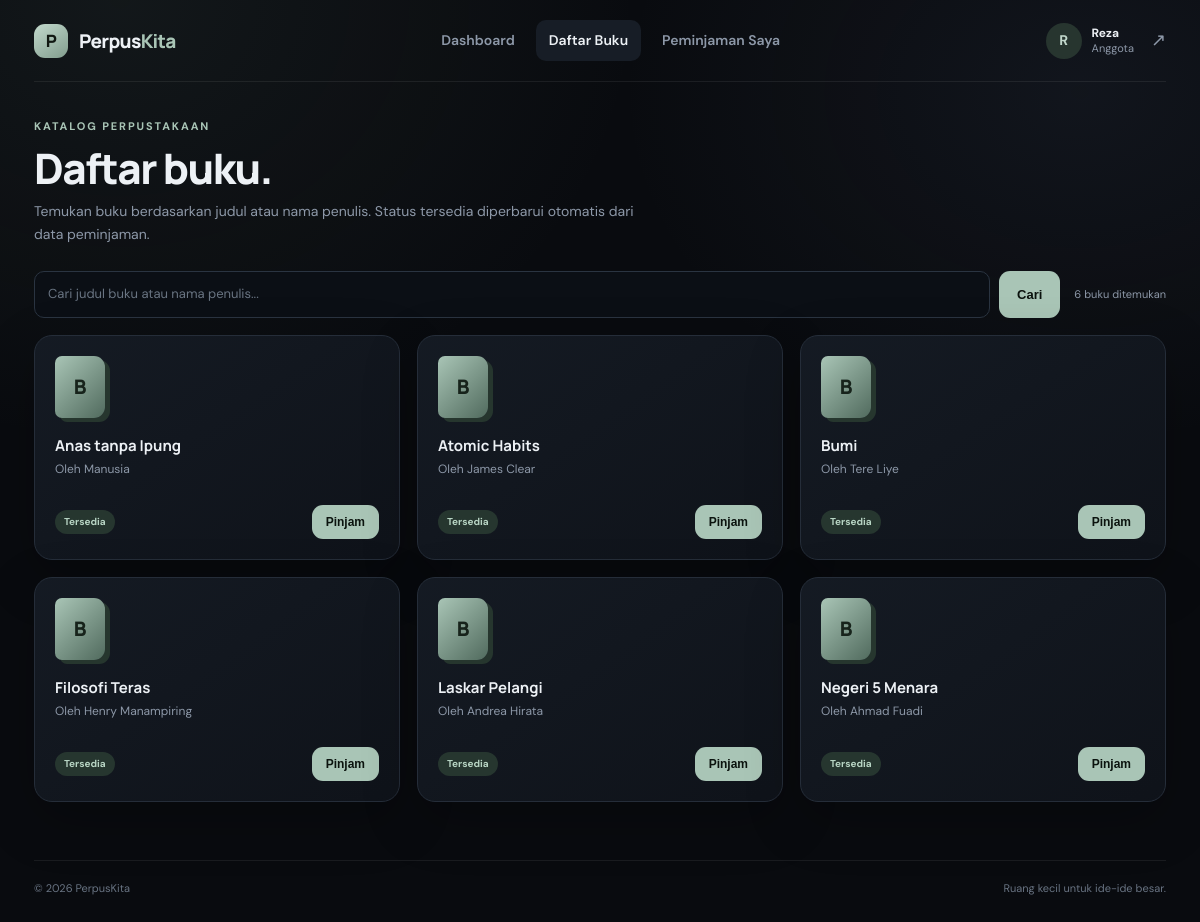
Screenshot of /buku.php (signed in) with the database file from the repository.
### tables this page shows
CREATE TABLE `buku` (
  `id_buku` int(10) UNSIGNED NOT NULL,
  `judul_buku` varchar(180) NOT NULL,
  `pengarang_buku` varchar(120) NOT NULL,
  `created_at` timestamp NOT NULL DEFAULT current_timestamp()
);

### config/helpers.php (called while the page is built, shortened)
<?php
function e($value): string
{
    return htmlspecialchars((string)($value ?? ''), ENT_QUOTES, 'UTF-8');
}
function current_user(): ?array
{
    return $_SESSION['user'] ?? null;
}

### buku.php (the view, shortened to what this page needs)
<?php
require_once __DIR__ . '/config/app.php';
$q = trim($_GET['q'] ?? '');
$sql = "
    SELECT
        b.*,
        CASE
            WHEN EXISTS (
                SELECT 1
                FROM pinjam_buku p
                WHERE p.id_buku = b.id_buku
                AND p.status = 'dipinjam'
            )
            THEN 0
            ELSE 1
        END AS tersedia
    FROM buku b
";
$params = [];
$sql .= " ORDER BY b.judul_buku ASC";
$stmt = $pdo->prepare($sql);
$stmt->execute($params);
$books = $stmt->fetchAll();
$activePage = 'buku';
require __DIR__ . '/includes/header.php';
?>
<div class="page-heading">
    <div>
        <div class="eyebrow">Katalog perpustakaan</div>
        <h1>Daftar buku.</h1>
        <p>
            Temukan buku berdasarkan judul atau nama penulis.
            Status tersedia diperbarui otomatis dari data peminjaman.
        </p>
    </div>
</div>
<div class="toolbar">
    <form class="search-bar" method="get">
        <input
            name="q"
            value="<?= e($q) ?>"
            placeholder="Cari judul buku atau nama penulis..."
        >
        <button class="button" type="submit">
            Cari
        </button>
    </form>
    <span class="muted small">
        <?= count($books) ?> buku ditemukan
    </span>
</div>
<?php if (!$books): ?>
    <div class="empty-state">
        Buku tidak ditemukan. Coba kata kunci yang berbeda.
    </div>
<?php else: ?>
    <div class="grid book-grid">
        <?php foreach ($books as $book): ?>
            <article class="book-card">
                <div class="book-cover">
                    B
                </div>
                <h3>
                    <?= e($book['judul_buku']) ?>
                </h3>
                <div class="book-author">
                    Oleh <?= e($book['pengarang_buku']) ?>
                </div>
                <div class="book-card-foot">
                    <span class="badge <?= $book['tersedia'] ? '' : 'gray' ?>">
                        <?= $book['tersedia'] ? 'Tersedia' : 'Sedang dipinjam' ?>
                    </span>
                    <?php if (current_user()['role'] === 'anggota'): ?>
                        <form
                            class="inline-form"
                            method="post"
                            action="pinjam.php"
                        >
                            <button
                                class="button button-small"
                                type="submit"
                                <?= !$book['tersedia'] ? 'disabled' : '' ?>
                            >
                                Pinjam
                            </button>
                        </form>
                    <?php else: ?>
                        <a class="muted-link" href="admin/buku.php">
                            Kelola →
                        </a>
                    <?php endif; ?>
                </div>
            </article>
        <?php endforeach; ?>
    </div>
<?php endif; ?>
<?php require __DIR__ . '/includes/footer.php'; ?>

### includes/header.php (shortened to what this page needs)
<?php
$activePage = $activePage ?? '';
$user = current_user();
$basePath = str_contains($_SERVER['SCRIPT_NAME'] ?? '', '/admin/') ? '../' : '';
?>
<!doctype html>
<html lang="id">
<head>
    <link rel="stylesheet" href="<?= $basePath ?>assets/style.css">
</head>
<body>
<div class="app-shell">
    <header class="topbar">
        <a class="brand" href="<?= $basePath . ($user ? ($user['role'] === 'anggota' ? 'dashboard.php' : 'dashboard_admin.php') : 'index.php') ?>">
            <span class="brand-mark">P</span><span>Perpus<span class="brand-light">Kita</span></span>
        </a>
        <?php if ($user): ?>
            <nav class="nav-links">
                <?php if ($user['role'] === 'anggota'): ?>
                    <a class="<?= $activePage === 'dashboard' ? 'active' : '' ?>" href="<?= $basePath ?>dashboard.php">Dashboard</a>
                    <a class="<?= $activePage === 'buku' ? 'active' : '' ?>" href="<?= $basePath ?>buku.php">Daftar Buku</a>
                    <a class="<?= $activePage === 'pinjaman' ? 'active' : '' ?>" href="<?= $basePath ?>peminjaman_saya.php">Peminjaman Saya</a>
                <?php endif; ?>
            </nav>
            <div class="topbar-user">
                <div class="avatar"><?= e(strtoupper(substr($user['nama'], 0, 1))) ?></div>
                <div class="user-meta"><strong><?= e($user['nama']) ?></strong><span><?= e(ucfirst($user['role'])) ?></span></div>
                <a class="logout-link" href="<?= $basePath ?>logout.php" title="Keluar">↗</a>
            </div>
        <?php else: ?>
            <div class="topbar-actions"><a class="muted-link" href="<?= $basePath ?>login_anggota.php">Login Anggota</a><a class="button button-small" href="<?= $basePath ?>login_petugas.php">Login Admin / Petugas</a></div>
        <?php endif; ?>
    </header>
    <main class="main-content">

### includes/footer.php
    </main>
    <footer class="footer"><span>© <?= date('Y') ?> PerpusKita</span><span>Ruang kecil untuk ide-ide besar.</span></footer>
</div>
</body>
</html>

### rows the page displays
buku: judul_buku "Anas tanpa Ipung", pengarang_buku "Manusia"
buku: judul_buku "Atomic Habits", pengarang_buku "James Clear"
buku: judul_buku "Bumi", pengarang_buku "Tere Liye"
buku: judul_buku "Filosofi Teras", pengarang_buku "Henry Manampiring"
buku: judul_buku "Laskar Pelangi", pengarang_buku "Andrea Hirata"
buku: judul_buku "Negeri 5 Menara", pengarang_buku "Ahmad Fuadi"

### other values shown
substr($user['nama'], 0, 1) "R"
$user['nama'] "Reza"
$user['role'] "Anggota"
count($books) "6"
